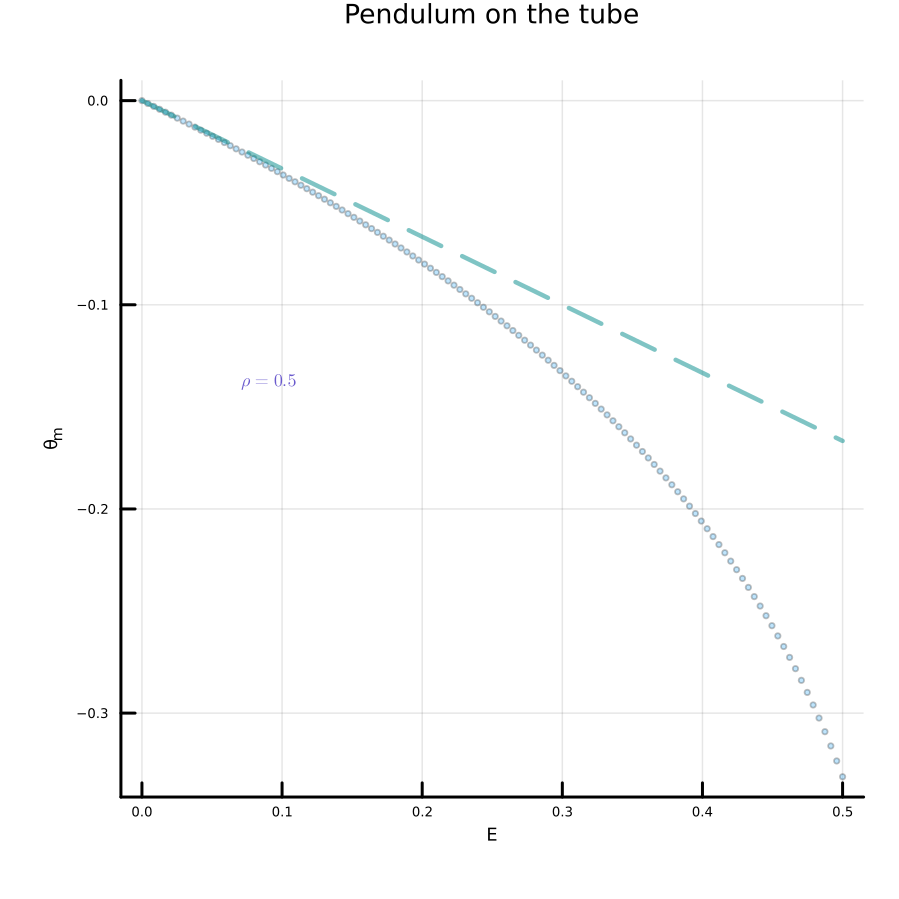

The Julia source for this figure:
using Roots
using QuadGK
using Plots

include("pot-config.jl")

function energy(u, rho)
    0.5*(1 + rho*u[1])^2*u[2]^2 + rho*sin(u[1]) + 1 - (1 + rho*u[1])*cos(u[1])
end

function theta_m(e)
    amplitude = theta -> e - energy([theta, 0], rho)
    theta_left = find_zero(amplitude, (-2*pi/3, 0))
    theta_right = find_zero(amplitude, (2*pi/3, 0))
    0.5*(theta_left + theta_right)
end

function theta_m0(e)
    -(2/3)*rho*e
end

e_max = energy([-pi/2, 0], rho)
e_range = LinRange(0, e_max, N)

gr(size = (300, 300))
Plots.scalefontsizes()
Plots.scalefontsizes(0.4)
plotMedian = scatter(
    e_range,
    theta_m,
    xlabel = "E",
    ylabel = "\\theta_{m}",
    plot_title = "Pendulum on the tube",
    markersize = 1.0,
    alpha = 0.25,
    legend = false,
    dpi = 300
)

plot!(
    plotMedian,
    e_range,
    theta_m0,
    linewidth = 1.5,
    linestyle = :dash,
    linecolor = :darkcyan,
    alpha = 0.5
)

annotate!((
    0.2,
    -7.5,
    text("\$\\rho = $(round(rho, digits=4))\$", :slateblue, :center, 4)
))

gui(), readline()
savefig(plotMedian, "pot-midpoint.png")
